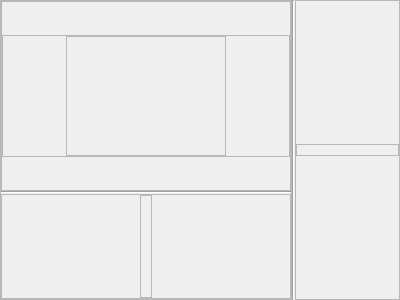
<?xml version="1.0" encoding="UTF-8"?>
<ui version="4.0">
 <class>SandboxView</class>
 <widget class="QFrame" name="SandboxView">
  <property name="geometry">
   <rect>
    <x>0</x>
    <y>0</y>
    <width>400</width>
    <height>300</height>
   </rect>
  </property>
  <property name="minimumSize">
   <size>
    <width>160</width>
    <height>120</height>
   </size>
  </property>
  <property name="windowTitle">
   <string/>
  </property>
  <property name="frameShape">
   <enum>QFrame::NoFrame</enum>
  </property>
  <property name="frameShadow">
   <enum>QFrame::Plain</enum>
  </property>
  <property name="lineWidth">
   <number>0</number>
  </property>
  <layout class="QHBoxLayout" name="horizontalLayout_4">
   <property name="spacing">
    <number>0</number>
   </property>
   <property name="leftMargin">
    <number>0</number>
   </property>
   <property name="topMargin">
    <number>0</number>
   </property>
   <property name="rightMargin">
    <number>0</number>
   </property>
   <property name="bottomMargin">
    <number>0</number>
   </property>
   <item>
    <widget class="QFrame" name="frame_2">
     <property name="frameShape">
      <enum>QFrame::StyledPanel</enum>
     </property>
     <property name="frameShadow">
      <enum>QFrame::Raised</enum>
     </property>
     <layout class="QVBoxLayout" name="verticalLayout">
      <property name="spacing">
       <number>0</number>
      </property>
      <property name="leftMargin">
       <number>0</number>
      </property>
      <property name="topMargin">
       <number>0</number>
      </property>
      <property name="rightMargin">
       <number>0</number>
      </property>
      <property name="bottomMargin">
       <number>0</number>
      </property>
      <item>
       <widget class="QFrame" name="mainFrame">
        <property name="sizePolicy">
         <sizepolicy hsizetype="Preferred" vsizetype="Expanding">
          <horstretch>0</horstretch>
          <verstretch>0</verstretch>
         </sizepolicy>
        </property>
        <property name="frameShape">
         <enum>QFrame::StyledPanel</enum>
        </property>
        <property name="frameShadow">
         <enum>QFrame::Raised</enum>
        </property>
        <layout class="QVBoxLayout" name="verticalLayout_2">
         <property name="spacing">
          <number>0</number>
         </property>
         <property name="leftMargin">
          <number>0</number>
         </property>
         <property name="topMargin">
          <number>0</number>
         </property>
         <property name="rightMargin">
          <number>0</number>
         </property>
         <property name="bottomMargin">
          <number>0</number>
         </property>
         <item>
          <spacer name="verticalSpacer">
           <property name="orientation">
            <enum>Qt::Vertical</enum>
           </property>
           <property name="sizeType">
            <enum>QSizePolicy::Expanding</enum>
           </property>
           <property name="sizeHint" stdset="0">
            <size>
             <width>1</width>
             <height>15</height>
            </size>
           </property>
          </spacer>
         </item>
         <item>
          <widget class="QFrame" name="frame">
           <property name="minimumSize">
            <size>
             <width>0</width>
             <height>0</height>
            </size>
           </property>
           <property name="frameShape">
            <enum>QFrame::StyledPanel</enum>
           </property>
           <property name="frameShadow">
            <enum>QFrame::Raised</enum>
           </property>
           <layout class="QHBoxLayout" name="horizontalLayout">
            <property name="spacing">
             <number>0</number>
            </property>
            <property name="leftMargin">
             <number>0</number>
            </property>
            <property name="topMargin">
             <number>0</number>
            </property>
            <property name="rightMargin">
             <number>0</number>
            </property>
            <property name="bottomMargin">
             <number>0</number>
            </property>
            <item>
             <spacer name="horizontalSpacer">
              <property name="orientation">
               <enum>Qt::Horizontal</enum>
              </property>
              <property name="sizeHint" stdset="0">
               <size>
                <width>15</width>
                <height>1</height>
               </size>
              </property>
             </spacer>
            </item>
            <item>
             <widget class="QFrame" name="currentViewFrame">
              <property name="minimumSize">
               <size>
                <width>160</width>
                <height>120</height>
               </size>
              </property>
              <property name="maximumSize">
               <size>
                <width>16777215</width>
                <height>16777215</height>
               </size>
              </property>
              <property name="frameShape">
               <enum>QFrame::StyledPanel</enum>
              </property>
              <property name="frameShadow">
               <enum>QFrame::Raised</enum>
              </property>
              <layout class="QVBoxLayout" name="verticalLayout_3">
               <property name="spacing">
                <number>0</number>
               </property>
               <property name="leftMargin">
                <number>0</number>
               </property>
               <property name="topMargin">
                <number>0</number>
               </property>
               <property name="rightMargin">
                <number>0</number>
               </property>
               <property name="bottomMargin">
                <number>0</number>
               </property>
              </layout>
             </widget>
            </item>
            <item>
             <spacer name="horizontalSpacer_2">
              <property name="orientation">
               <enum>Qt::Horizontal</enum>
              </property>
              <property name="sizeHint" stdset="0">
               <size>
                <width>15</width>
                <height>1</height>
               </size>
              </property>
             </spacer>
            </item>
           </layout>
          </widget>
         </item>
         <item>
          <spacer name="verticalSpacer_2">
           <property name="orientation">
            <enum>Qt::Vertical</enum>
           </property>
           <property name="sizeType">
            <enum>QSizePolicy::Expanding</enum>
           </property>
           <property name="sizeHint" stdset="0">
            <size>
             <width>1</width>
             <height>15</height>
            </size>
           </property>
          </spacer>
         </item>
        </layout>
       </widget>
      </item>
      <item>
       <widget class="Line" name="horizontalSeparatorLine">
        <property name="orientation">
         <enum>Qt::Horizontal</enum>
        </property>
       </widget>
      </item>
      <item>
       <widget class="QFrame" name="horizontalViewsListFrame">
        <property name="sizePolicy">
         <sizepolicy hsizetype="Preferred" vsizetype="Preferred">
          <horstretch>0</horstretch>
          <verstretch>0</verstretch>
         </sizepolicy>
        </property>
        <property name="minimumSize">
         <size>
          <width>0</width>
          <height>105</height>
         </size>
        </property>
        <property name="maximumSize">
         <size>
          <width>16777215</width>
          <height>105</height>
         </size>
        </property>
        <property name="frameShape">
         <enum>QFrame::StyledPanel</enum>
        </property>
        <property name="frameShadow">
         <enum>QFrame::Raised</enum>
        </property>
        <layout class="QHBoxLayout" name="horizontalLayout_2">
         <property name="spacing">
          <number>0</number>
         </property>
         <property name="leftMargin">
          <number>0</number>
         </property>
         <property name="topMargin">
          <number>0</number>
         </property>
         <property name="rightMargin">
          <number>0</number>
         </property>
         <property name="bottomMargin">
          <number>0</number>
         </property>
         <item>
          <spacer name="horizontalLeftSpacer">
           <property name="orientation">
            <enum>Qt::Horizontal</enum>
           </property>
           <property name="sizeHint" stdset="0">
            <size>
             <width>10</width>
             <height>20</height>
            </size>
           </property>
          </spacer>
         </item>
         <item>
          <widget class="QFrame" name="horizontalLayoutsFrame">
           <property name="frameShape">
            <enum>QFrame::StyledPanel</enum>
           </property>
           <property name="frameShadow">
            <enum>QFrame::Raised</enum>
           </property>
           <layout class="QHBoxLayout" name="horizontalLayout_3">
            <property name="spacing">
             <number>5</number>
            </property>
            <property name="sizeConstraint">
             <enum>QLayout::SetMinAndMaxSize</enum>
            </property>
            <property name="leftMargin">
             <number>5</number>
            </property>
            <property name="topMargin">
             <number>5</number>
            </property>
            <property name="rightMargin">
             <number>5</number>
            </property>
            <property name="bottomMargin">
             <number>5</number>
            </property>
           </layout>
          </widget>
         </item>
         <item>
          <spacer name="horizontalRightSpacer">
           <property name="orientation">
            <enum>Qt::Horizontal</enum>
           </property>
           <property name="sizeHint" stdset="0">
            <size>
             <width>10</width>
             <height>20</height>
            </size>
           </property>
          </spacer>
         </item>
        </layout>
       </widget>
      </item>
     </layout>
    </widget>
   </item>
   <item>
    <widget class="Line" name="verticalSeparatorLine">
     <property name="orientation">
      <enum>Qt::Vertical</enum>
     </property>
    </widget>
   </item>
   <item>
    <widget class="QFrame" name="verticalViewsListFrame">
     <property name="minimumSize">
      <size>
       <width>105</width>
       <height>0</height>
      </size>
     </property>
     <property name="maximumSize">
      <size>
       <width>105</width>
       <height>16777215</height>
      </size>
     </property>
     <property name="frameShape">
      <enum>QFrame::StyledPanel</enum>
     </property>
     <property name="frameShadow">
      <enum>QFrame::Raised</enum>
     </property>
     <layout class="QVBoxLayout" name="verticalLayout_5">
      <property name="spacing">
       <number>0</number>
      </property>
      <property name="leftMargin">
       <number>0</number>
      </property>
      <property name="topMargin">
       <number>0</number>
      </property>
      <property name="rightMargin">
       <number>0</number>
      </property>
      <property name="bottomMargin">
       <number>0</number>
      </property>
      <item>
       <spacer name="verticalTopSpacer">
        <property name="orientation">
         <enum>Qt::Vertical</enum>
        </property>
        <property name="sizeType">
         <enum>QSizePolicy::Expanding</enum>
        </property>
        <property name="sizeHint" stdset="0">
         <size>
          <width>20</width>
          <height>10</height>
         </size>
        </property>
       </spacer>
      </item>
      <item>
       <widget class="QFrame" name="verticalLayoutsFrame">
        <property name="sizePolicy">
         <sizepolicy hsizetype="Preferred" vsizetype="Minimum">
          <horstretch>0</horstretch>
          <verstretch>0</verstretch>
         </sizepolicy>
        </property>
        <property name="frameShape">
         <enum>QFrame::StyledPanel</enum>
        </property>
        <property name="frameShadow">
         <enum>QFrame::Raised</enum>
        </property>
        <layout class="QVBoxLayout" name="verticalLayout_4">
         <property name="spacing">
          <number>5</number>
         </property>
         <property name="sizeConstraint">
          <enum>QLayout::SetMinAndMaxSize</enum>
         </property>
         <property name="leftMargin">
          <number>5</number>
         </property>
         <property name="topMargin">
          <number>5</number>
         </property>
         <property name="rightMargin">
          <number>5</number>
         </property>
         <property name="bottomMargin">
          <number>5</number>
         </property>
        </layout>
       </widget>
      </item>
      <item>
       <spacer name="verticalBottomSpacer">
        <property name="orientation">
         <enum>Qt::Vertical</enum>
        </property>
        <property name="sizeHint" stdset="0">
         <size>
          <width>20</width>
          <height>10</height>
         </size>
        </property>
       </spacer>
      </item>
     </layout>
    </widget>
   </item>
  </layout>
 </widget>
 <resources/>
 <connections/>
</ui>
